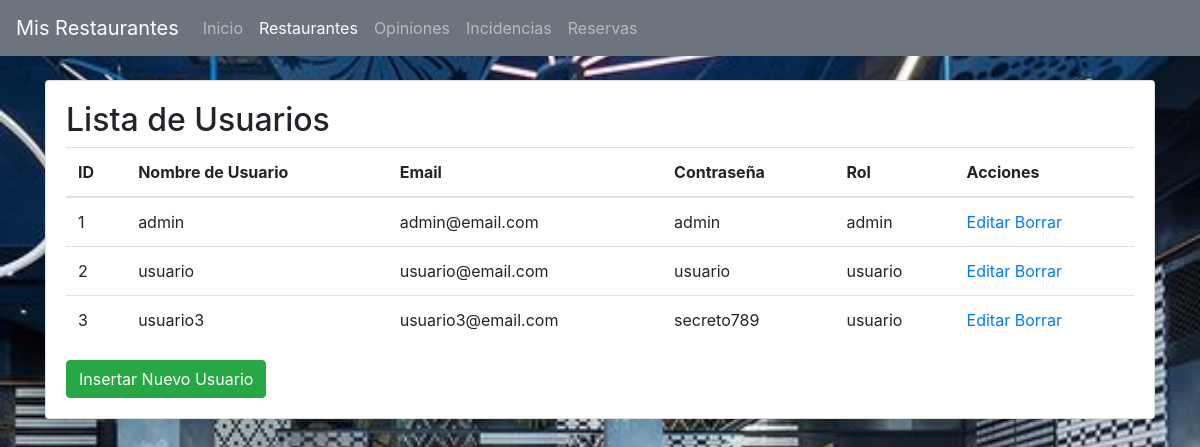
The app's page /lista_usuarios.php (signed in) with its own data.
### tables this page shows
CREATE TABLE usuarios (
    id INT PRIMARY KEY AUTO_INCREMENT,
    usuario VARCHAR(255) NOT NULL,
    email VARCHAR(255) NOT NULL,
    contrasena VARCHAR(255) NOT NULL,
    rol VARCHAR(20) NOT NULL
);

### lista_usuarios.php (the view, shortened to what this page needs)
<?php
require_once 'db.php';
$sqlUsuarios = "SELECT id, usuario, email, contrasena, rol FROM usuarios";
$resultUsuarios = $conn->query($sqlUsuarios);
?>
<!DOCTYPE html>
<html lang="es">
<head>
    <link rel="stylesheet" href="https://stackpath.bootstrapcdn.com/bootstrap/4.5.2/css/bootstrap.min.css">
    <link rel="stylesheet" href="estilo.css">
</head>
<body>
    <nav class="navbar navbar-expand-lg navbar-dark bg-secondary">
        <a class="navbar-brand" href="index.php">Mis Restaurantes</a>
        <div class="collapse navbar-collapse" id="navbarNav">
            <ul class="navbar-nav">
                <li class="nav-item ">
                    <a class="nav-link" href="index.php">Inicio</a>
                </li>
                <li class="nav-item active">
                    <a class="nav-link" href="restaurantes.php ?>">Restaurantes</a>
                </li>
                <li class="nav-item">
                    <a class="nav-link" href="opiniones.php">Opiniones</a>
                </li>
                <li class="nav-item">
                    <a class="nav-link" href="incidencias.php">Incidencias</a>
                </li>
                <li class="nav-item">
                    <a class="nav-link" href="reservas.php">Reservas</a>
                </li>
            </ul>
        </div>
    </nav>
<div class="container mt-4">
    <div class="card">
        <div class="card-body">
            <h2>Lista de Usuarios</h2>
            <div class="table-responsive">
            <table class="table">
                <thead>
                    <tr>
                        <th>ID</th>
                        <th>Nombre de Usuario</th>
                        <th>Email</th>
                        <th>Contraseña</th>
                        <th>Rol</th>
                        <th>Acciones</th>
                    </tr>
                </thead>
                <tbody>
                    <?php while ($rowUsuario = $resultUsuarios->fetch_assoc()): ?>
                        <tr>
                            <td><?php echo $rowUsuario['id']; ?></td>
                            <td><?php echo $rowUsuario['usuario']; ?></td>
                            <td><?php echo $rowUsuario['email']; ?></td>
                            <td><?php echo $rowUsuario['contrasena']; ?></td>
                            <td><?php echo $rowUsuario['rol']; ?></td>
                            <td>
                                <a href="editar_usuario.php?id=<?php echo $rowUsuario['id']; ?>">Editar</a>
                                <a href="borrar_usuario.php?id=<?php echo $rowUsuario['id']; ?>">Borrar</a>
                            </td>
                        </tr>
                    <?php endwhile; ?>
                </tbody>
            </table>
        </div>
            <a href="insertarUsuario.html" class="btn btn-success">Insertar Nuevo Usuario</a>
        </div>
    </div>
</div>
</body>
</html>

### estilo.css (style rules this page uses)
body { background-image: url("restaurante.jpg"); background-repeat: no-repeat; background-attachment: fixed; background-size: cover; }

### records on screen
usuarios: id "1", usuario "admin", email "admin@email.com", contrasena "admin", rol "admin"
usuarios: id "2", usuario "usuario", email "usuario@email.com", contrasena "usuario", rol "usuario"
usuarios: id "3", usuario "usuario3", email "usuario3@email.com", contrasena "secreto789", rol "usuario"
